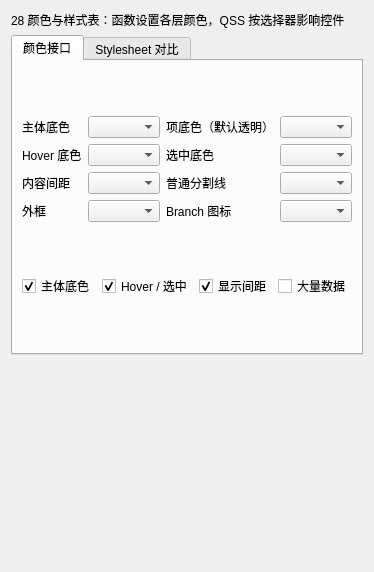
<?xml version='1.0' encoding='utf-8'?>
<ui version="4.0">
 <class>TreeColors</class>
 <widget class="QWidget" name="TreeColors">
  <layout class="QVBoxLayout" name="pageLayout">
   <item>
    <widget class="QLabel" name="titleLabel">
     <property name="text">
      <string>28 颜色与样式表：函数设置各层颜色，QSS 按选择器影响控件</string>
     </property>
     <property name="wordWrap">
      <bool>true</bool>
     </property>
    </widget>
   </item>
   <item>
    <widget class="QTabWidget" name="tabs">
     <widget class="QWidget" name="colorsTab">
      <attribute name="title">
       <string>颜色接口</string>
      </attribute>
      <layout class="QVBoxLayout" name="optionsLayout">
       <item>
        <layout class="QGridLayout" name="colorsLayout">
         <item row="0" column="0">
          <widget class="QLabel" name="bodyColorLabel">
           <property name="text">
            <string>主体底色</string>
           </property>
          </widget>
         </item>
         <item row="0" column="1">
          <widget class="QComboBox" name="bodyColor" />
         </item>
         <item row="0" column="2">
          <widget class="QLabel" name="itemColorLabel">
           <property name="text">
            <string>项底色（默认透明）</string>
           </property>
          </widget>
         </item>
         <item row="0" column="3">
          <widget class="QComboBox" name="itemColor" />
         </item>
         <item row="1" column="0">
          <widget class="QLabel" name="hoverColorLabel">
           <property name="text">
            <string>Hover 底色</string>
           </property>
          </widget>
         </item>
         <item row="1" column="1">
          <widget class="QComboBox" name="hoverColor" />
         </item>
         <item row="1" column="2">
          <widget class="QLabel" name="selectedColorLabel">
           <property name="text">
            <string>选中底色</string>
           </property>
          </widget>
         </item>
         <item row="1" column="3">
          <widget class="QComboBox" name="selectedColor" />
         </item>
         <item row="2" column="0">
          <widget class="QLabel" name="gapColorLabel">
           <property name="text">
            <string>内容间距</string>
           </property>
          </widget>
         </item>
         <item row="2" column="1">
          <widget class="QComboBox" name="gapColor" />
         </item>
         <item row="2" column="2">
          <widget class="QLabel" name="lineColorLabel">
           <property name="text">
            <string>普通分割线</string>
           </property>
          </widget>
         </item>
         <item row="2" column="3">
          <widget class="QComboBox" name="lineColor" />
         </item>
         <item row="3" column="0">
          <widget class="QLabel" name="frameColorLabel">
           <property name="text">
            <string>外框</string>
           </property>
          </widget>
         </item>
         <item row="3" column="1">
          <widget class="QComboBox" name="frameColor" />
         </item>
         <item row="3" column="2">
          <widget class="QLabel" name="branchColorLabel">
           <property name="text">
            <string>Branch 图标</string>
           </property>
          </widget>
         </item>
         <item row="3" column="3">
          <widget class="QComboBox" name="branchColor" />
         </item>
        </layout>
       </item>
       <item>
        <layout class="QGridLayout" name="switchesLayout">
         <item row="0" column="0">
          <widget class="QCheckBox" name="bodyVisible">
           <property name="text">
            <string>主体底色</string>
           </property>
           <property name="checked">
            <bool>true</bool>
           </property>
          </widget>
         </item>
         <item row="0" column="1">
          <widget class="QCheckBox" name="statesVisible">
           <property name="text">
            <string>Hover / 选中</string>
           </property>
           <property name="checked">
            <bool>true</bool>
           </property>
          </widget>
         </item>
         <item row="0" column="2">
          <widget class="QCheckBox" name="gaps">
           <property name="text">
            <string>显示间距</string>
           </property>
           <property name="checked">
            <bool>true</bool>
           </property>
          </widget>
         </item>
         <item row="0" column="3">
          <widget class="QCheckBox" name="manyRows">
           <property name="text">
            <string>大量数据</string>
           </property>
           <property name="checked">
            <bool>false</bool>
           </property>
          </widget>
         </item>
        </layout>
       </item>
      </layout>
     </widget>
     <widget class="QWidget" name="qssTab">
      <attribute name="title">
       <string>Stylesheet 对比</string>
      </attribute>
      <layout class="QVBoxLayout" name="qssLayout">
       <item>
        <widget class="QComboBox" name="preset">
         <item>
          <property name="text">
           <string>无样式表</string>
          </property>
         </item>
         <item>
          <property name="text">
           <string>仅 View：绿色背景</string>
          </property>
         </item>
         <item>
          <property name="text">
           <string>仅 View：渐变背景</string>
          </property>
         </item>
         <item>
          <property name="text">
           <string>仅 Viewport：粉色背景</string>
          </property>
         </item>
         <item>
          <property name="text">
           <string>仅业务 QLabel：橙色背景</string>
          </property>
         </item>
         <item>
          <property name="text">
           <string>宽泛 QWidget：所有子控件蓝色背景</string>
          </property>
         </item>
         <item>
          <property name="text">
           <string>滚动条：紫色背景</string>
          </property>
         </item>
         <item>
          <property name="text">
           <string>View 与 Viewport：半透明叠加</string>
          </property>
         </item>
         <item>
          <property name="text">
           <string>View 与 Viewport：内容渐变</string>
          </property>
         </item>
        </widget>
       </item>
       <item>
        <widget class="QPlainTextEdit" name="qssEditor">
         <property name="maximumHeight">
          <number>125</number>
         </property>
         <property name="placeholderText">
          <string>编辑 QSS 后点击应用；仅设置到下方示例 View。</string>
         </property>
        </widget>
       </item>
       <item>
        <layout class="QHBoxLayout" name="qssButtons">
         <item>
          <widget class="QPushButton" name="applyQss">
           <property name="text">
            <string>应用 QSS</string>
           </property>
          </widget>
         </item>
         <item>
          <widget class="QPushButton" name="clearQss">
           <property name="text">
            <string>清除 QSS</string>
           </property>
          </widget>
         </item>
        </layout>
       </item>
       <item>
        <widget class="QLabel" name="qssHint">
         <property name="wordWrap">
          <bool>true</bool>
         </property>
        </widget>
       </item>
      </layout>
     </widget>
    </widget>
   </item>
   <item>
    <widget class="QLabel" name="statusLabel">
     <property name="wordWrap">
      <bool>true</bool>
     </property>
     <property name="textInteractionFlags">
      <set>Qt::TextSelectableByMouse</set>
     </property>
    </widget>
   </item>
   <item>
    <widget class="QWidget" name="previewHost">
     <property name="minimumSize">
      <size>
       <width>0</width>
       <height>180</height>
      </size>
     </property>
     <layout class="QVBoxLayout" name="previewLayout">
      <property name="leftMargin">
       <number>12</number>
      </property>
      <property name="topMargin">
       <number>12</number>
      </property>
      <property name="rightMargin">
       <number>12</number>
      </property>
      <property name="bottomMargin">
       <number>12</number>
      </property>
     </layout>
    </widget>
   </item>
  </layout>
 </widget>
 <resources />
 <connections />
</ui>
